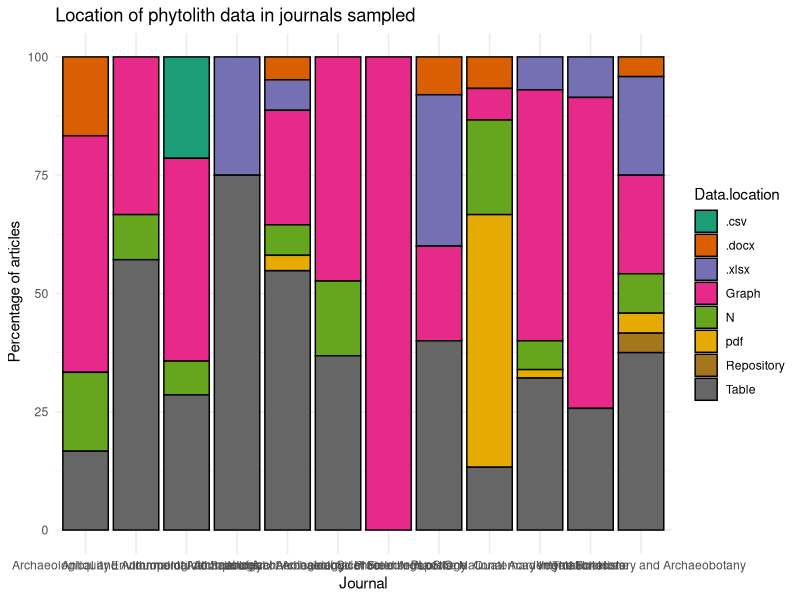

Source code (R):
#open packages needed and read in the data
library(tidyverse)
library(here)

#reading in the data and rename it as a tibble with shorter name
Open_phytos <- read_csv(here("raw data", "Open_Phyto_2020_cleaned.csv"))

# selecting the data column and rows for figure

Data_location_all_journal <- Open_phytos %>% 
  rename_with(make.names) %>%
  select("Journal", "Data.location") %>% 
  group_by(Journal) %>% 
  count(Data.location)


data_locations_all_percent <- Data_location_all_journal %>% 
  mutate (Percent = n / sum(n) * 100)
  
library(ggplot2)

data_locations_all_percent %>% 
  ggplot(aes(x = Journal, y = Percent, fill = Data.location)) +
  geom_col(color = "black") +
  scale_fill_brewer(palette="Dark2") +
  theme_minimal() +
  labs(title = "Location of phytolith data in journals sampled",
       x = "Journal",
       y = " Percentage of articles")
  
